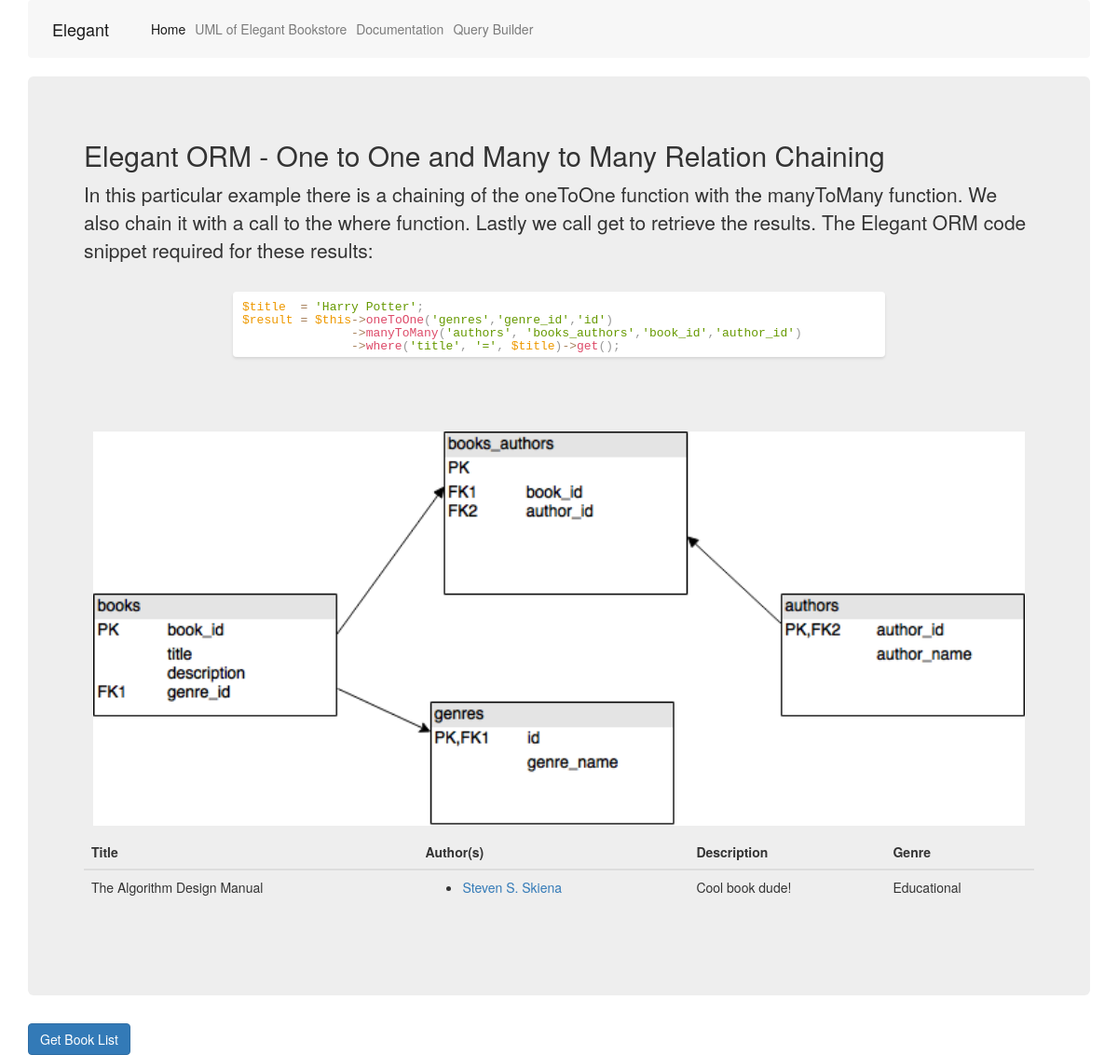
Page /index.php?book=The Algorithm Design Manual on the committed database.
### tables this page shows
CREATE TABLE `books` (
  `book_id` int(11) NOT NULL,
  `title` varchar(250) NOT NULL,
  `description` text NOT NULL,
  `genre_id` int(9) DEFAULT NULL
);

CREATE TABLE `authors` (
  `author_id` int(9) NOT NULL,
  `author_name` varchar(256) NOT NULL
);

CREATE TABLE `genres` (
  `id` int(9) NOT NULL,
  `genre_name` varchar(250) DEFAULT NULL
);

### index.php (called while the page is built)
<?php
include_once("controller/Controller.php");
$SUPER_CONTROLLER = new Controller();
$SUPER_CONTROLLER->invoke();
?>

### model/Book.php (called while the page is built, shortened)
<?php
include_once("Elegant/Model.php");
class Book extends Model {
	public function __construct()
	{
			$this->table_name = 'books';
	}
	public function getBook($title)
	{
		return $result = $this->oneToOne('genres','genre_id','id')->manyToMany('authors', 'books_authors','book_id','author_id')->where('title', '=', $title)->get();
	}
}
?>

### Elegant/Database.php (called while the page is built, shortened)
<?php
class Database {
	private $host       ;
	private $user       ;
	private $password   ;
	private $database   ;
	private $connection = null;
	private $stmt = null;
	function __construct()
	{
		$this->host     = DB_HOST;
		$this->user     = DB_USER;
		$this->password = DB_PASS;
		$this->database = DB_NAME;
		$conn = $this->connectDB();
		$this->connection = $conn;
	}
	private function connectDB() {
		 $dsn = 'mysql:host=' . $this->host . ';dbname=' . $this->database. ';charset=utf8';
		$options = array(
		PDO::ATTR_PERSISTENT => false,
		PDO::ATTR_ERRMODE => PDO::ERRMODE_EXCEPTION
		);
        try{
            $this->connection = new PDO($dsn, $this->user, $this->password, $options);
        }
        catch(PDOException $e){
            $this->error = $e->getMessage();
        }
		return $this->connection;
	}
	public function query($query){
		if($this->connection!=null)
    	$this->stmt = $this->connection->prepare($query);
		else
		 return;
	}
	public function execute(){
		if($this->stmt!=null)
		return $this->stmt->execute();
		else
		 return;
	}
	public function resultset(){
		$this->execute();
		return $this->stmt->fetchAll(PDO::FETCH_ASSOC);
	}
	public function rowCount(){
		return $this->stmt->rowCount();
	}
}
?>

### Elegant/Model.php (called while the page is built, shortened)
<?php
include_once("Database.php");
include_once("QueryBuilder.php");
class Model extends Database
{
    private $queryBuilder = NULL;
    public $table_name = NULL;
    function __construct()
    {
        $this->queryBuilder = new QueryBuilder($this->table_name);
    }
    public function where ($col_name, $arg2, $arg3 )
    {
        $this->queryBuilder->where($col_name, $arg2, $arg3);
        return $this;
    }
	public function manyToMany($table_name,$junction_table,$this_primary_key,$primary_key)
    {
        $this->checkTableExist($table_name);
        $this->checkTableExist($junction_table);
        $this->queryBuilder->manyToMany($table_name,$junction_table,$this_primary_key,$primary_key);
        return $this;
    }
    public function oneToOne($table_name, $primary_key, $foreign_key)
    {
        $this->checkTableExist($table_name);
        $this->queryBuilder->oneToOne($table_name, $primary_key, $foreign_key);
        return $this;
    }
    public function get($cols = NULL)
    {
        $this->checkTableExist();
        $q = $this->queryBuilder->get($cols);
        $this->query($q);
        return $this->resultset();
    }
    private function checkTableExist ($table_name = NULL)
    {
        $tableExists = $this->checkTableExistHelper($table_name);
    }
    private function checkTableExistHelper ($table_name)
    {
        if ($table_name == NULL)
        {
            $this->query("SHOW TABLES LIKE '".$this->table_name."'");
        }
        else
        {
            $this->query("SHOW TABLES LIKE '".$table_name."'");
        }
        $result = $this->execute();
        return $this->rowCount($result) > 0;
    }
}
?>

### Elegant/QueryBuilder.php (called while the page is built, shortened)
<?php
class QueryBuilder
{
    private $hasWhereClause;
    private $isManyToMany;
    private $isOneToOne;
    private $isOneToMany;
    private $query;
    private $table_name;
    function __construct ($models_table_name)
    {
        $this->table_name = $models_table_name;
    }
    public function where ( $col_name, $arg2, $arg3 )
    {
        if ( ! $this->hasWhereClause )
        {
            if ($this->query == '')
            {
                $this->query =" WHERE ".$col_name.$arg2."'".$arg3."'";
            }
            else
            {
                $this->query .=" WHERE ".$col_name.$arg2."'".$arg3."'";
            }
        }
        else
        {
             $this->query .=" AND ".$col_name.$arg2."'".$arg3."'";
        }
        $this->hasWhereClause = TRUE;
        return $this;
    }
	public function manyToMany ( $table_name, $junction_table, $this_primary_key, $primary_key)
    {
        $this->isManyToMany = TRUE;
        if($this->query == '')
        {
            $this->query = $this->table_name." JOIN ".$junction_table." ON (".$this->table_name.".".$this_primary_key."=".$junction_table.".".$this_primary_key.") JOIN ". $table_name." ON (".$junction_table.".".$primary_key."=".$table_name.".".$primary_key.")";
        }
        else
        {
             $this->query .= " JOIN ".$junction_table." ON (".$this->table_name.".".$this_primary_key."=".$junction_table.".".$this_primary_key.") JOIN ". $table_name." ON (".$junction_table.".".$primary_key."=".$table_name.".".$primary_key.")";
        }
        return $this;
    }
    public function oneToOne ( $table_name, $primary_key, $foreign_key)
    {
        $this->isOneToOne = TRUE;
        $this->query = $this->table_name." JOIN ".$table_name." ON ".$this->table_name.".".$primary_key."=".$table_name.".".$foreign_key;
        return $this;
    }
    public function get ($cols = NULL)
    {
        $final_query = 'SELECT ';
        if ($cols == null)
        {
            if ($this->isOneToOne || $this->isOneToMany || $this->isManyToMany)
            {
                $final_query .= "* FROM ";
            }
            else
            {
                $final_query .= "* FROM ".$this->table_name;
            }
        }
        if ($this->query !== '')
        {
            $final_query .= $this->query;
            return $final_query;
        }
        else
        {
            $this->resetProperties();
            return $final_query;
        }
    }
    private function resetProperties()
    {
        $this->hasWhereClause = FALSE;
        $this->isManyToMany   = FALSE;
        $this->isOneToOne     = FALSE;
        $this->isOneToMany    = FALSE;
        $this->query          = '';
    }
}
?>

### view/pages/viewbook.php (the view, shortened to what this page needs)
<div class="jumbotron">
<h2> Elegant ORM - One to One and Many to Many Relation Chaining</h2>
<p> In this particular example there is a chaining of the oneToOne function with the manyToMany function. We also chain it with a call to the where function.  Lastly we call get to retrieve the results. The Elegant ORM code snippet required for these results: </p>
<div style="height: 5em;" class="call-to-action-wrapper">
<div style="height: 5em;" class="code-window animate fade-in">
    <div style="height: 5em;" class="code-editor CodeFlask"><div class="CodeFlask__textarea"></div><pre class="CodeFlask__pre  language-php"><code class="CodeFlask__code  language-php"><span class="token variable">$title</span>  <span class="token operator">=</span> <span class="token string">'Harry Potter'</span><span class="token punctuation">;</span>
<span class="token variable">$result</span> <span class="token operator">=</span> <span class="token variable">$this</span><span class="token operator">-</span><span class="token operator">&gt;</span><span class="token function">oneToOne</span><span class="token punctuation">(</span><span class="token string">'genres'</span><span class="token punctuation">,</span><span class="token string">'genre_id'</span><span class="token punctuation">,</span><span class="token string">'id'</span><span class="token punctuation">)</span>
	       <span class="token operator">-</span><span class="token operator">&gt;</span><span class="token function">manyToMany</span><span class="token punctuation">(</span><span class="token string">'authors'</span><span class="token punctuation">,</span> <span class="token string">'books_authors'</span><span class="token punctuation">,</span><span class="token string">'book_id'</span><span class="token punctuation">,</span><span class="token string">'author_id'</span><span class="token punctuation">)</span>
	       <span class="token operator">-</span><span class="token operator">&gt;</span><span class="token function">where</span><span class="token punctuation">(</span><span class="token string">'title'</span><span class="token punctuation">,</span> <span class="token string">'='</span><span class="token punctuation">,</span> <span class="token variable">$title</span><span class="token punctuation">)</span><span class="token operator">-</span><span class="token operator">&gt;</span><span class="token function">get</span><span class="token punctuation">(</span><span class="token punctuation">)</span><span class="token punctuation">;</span>
	</code></pre></div>
</div>
</div>
<img class="relationsImage" src="assets/images/OneToOneChainedManyToMany.png"></img>
<table class="table table-hover">
	<thead>
      <tr>
        <th>Title</th>
        <th>Author(s)</th>
        <th>Description</th>
        <th>Genre</th>
      </tr>
    </thead>
    <tr>
<?php
	$authors = '';
	foreach ($book as $b )
	{
		$authors .= '<li><a href="index.php?author='.$b['author_name'].'">'.$b['author_name'].'</a> </li>';
	}
	echo '<td>' . $book[0]['title'] .'</td>';
	echo '<td> <ul>' . $authors . '<ul> </td>';
	echo '<td>' . $book[0]['description'] . '</td>';
	echo '<td>' . $book[0]['genre_name'] . '</td>';
?>
	</tr>
</table>
<br>
</div>

### assets/css/codeflaskstyle.css (style rules this page uses)
@media only screen and (min-width: 740px) { .container, .container-full { width: 720px; } }
@media only screen and (min-width: 980px) { .container, .container-full { width: 960px; } }
@media only screen and (min-width: 1140px) { .container, .container-full { width: 1120px; } }
.call-to-action-wrapper { margin-bottom: 5rem; }
.call-to-action-wrapper > * { color: #fff; }
.code-window { max-width: 700px; height: 380px; border-radius: 4px; background: #fff; margin: 3rem auto -5rem; box-shadow: 0 2px 3px rgba(0, 0, 0, 0.1); overflow: hidden; }
.code-window .code-editor { position: relative; height: 340px; color: #444; }
.animate { -webkit-animation-duration: 1s; animation-duration: 1s; -webkit-animation-fill-mode: both; animation-fill-mode: both; }
.fade-in { -webkit-animation-name: fadeIn; animation-name: fadeIn; }

### assets/css/codeflask.css (style rules this page uses)
.CodeFlask { position:relative; overflow:hidden; }
.CodeFlask__textarea, .CodeFlask__pre { box-sizing:border-box; position:absolute; top:0; left:0; width:100%; padding:1rem; border:none; font-family: monospace; font-size:13px; background:transparent; white-space:pre-wrap; line-height:1.5em; word-wrap: break-word; }
.CodeFlask__textarea { border:none; background:transparent; outline:none; resize:none; opacity:0.4; margin:0; z-index:1; height:100%; }
.CodeFlask__pre { z-index:2; overflow-y:auto; margin:0; }
.CodeFlask__code { font-size:inherit; font-family:inherit; color:inherit; display:block; }

### assets/css/prism.css (style rules this page uses)
code, pre, textarea { line-height:1.4rem !important; }
.token.punctuation { color: #999; }
.token.selector, .token.attr-name, .token.string, .token.char, .token.builtin, .token.inserted { color: #690; }
.token.operator, .token.entity, .token.url, .language-css .token.string, .style .token.string { color: #a67f59; }
.token.function { color: #DD4A68; }
.token.regex, .token.important, .token.variable { color: #e90; }

### assets/css/style.css (style rules this page uses)
.relationsImage { width:100%; padding:10px; }

### rows in the picture
books: title "The Algorithm Design Manual", authors.author_name "Steven S. Skiena", description "Cool book dude!", genre.genre_name "Educational"
